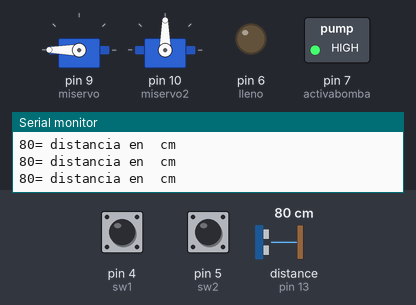
Recording of a sketch running on a simulated Arduino Uno, built with avr-gcc and run on an emulated ATmega328P. Parts: 2 × servo, switched loads named in the sketch (green lamp = pin HIGH), output pins drawn as LEDs (lit = HIGH), the last lines printed to the serial monitor. Wiring (inferred from the names in the program): ultrasonic range finder: trigger pin 12; echo pin 13. The inputs (shaded band) are chosen by the test bench; at power-on: distance to the obstacle (sensor on pin 13) 80 cm, pin 4 (sw1) LOW, pin 5 (sw2) LOW. The echo pulse lasts 58.3 µs per cm; pins used as bus, display or sensor lines are not drawn.

Above: at 1.3 s.
1.4 s: distance to the obstacle (sensor on pin 13) set to 2 cm
At 2.0 s:
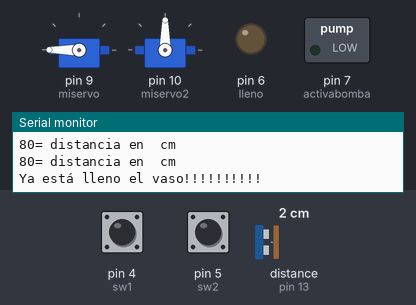
3.0 s: distance to the obstacle (sensor on pin 13) set to 8 cm
4.5 s: distance to the obstacle (sensor on pin 13) set to 11 cm
At 5.7 s:
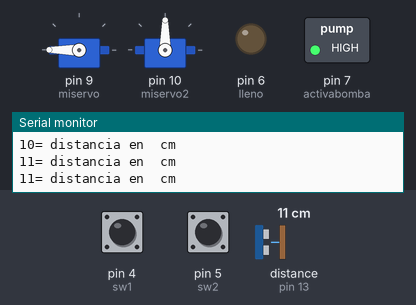
6.0 s: distance to the obstacle (sensor on pin 13) set to 4 cm
At 7.1 s:
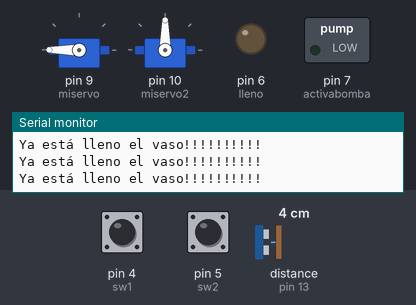
Timing chart, 0 to 8.5 s (numbered marks = the images above; inputs shaded):
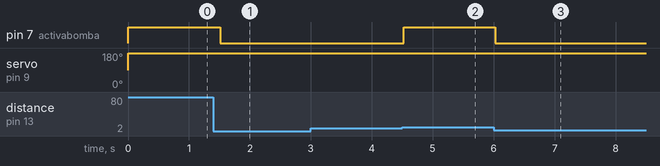

The sketch:

cafeteravfinal.ino
```cpp
#include <Servo.h>

/*
Conexiones:
 - TRIG al pin D12
 - ECHO al pin D13
*/


#define PIN_TRIG 12 // Es el pin donde conectas el trig
#define PIN_ECO  13 //Es el pin donde conectas el echo (PIN DIGITAL)

int presion=3;
int sw1=4;
int sw2=5;
int lleno=6;
int activabomba=7;
Servo miservo;
Servo miservo2;


void setup() {
  // Inicializacion de la comunicacion serial
  Serial.begin (9600);  //Empieza la comunicación serial ( lo necesitas para ver la distancia)

  //cuando lo corras le pones en HERRAMIENTAS  Y LUEGO LE PICAS EN MONITOR SERIE para que te esté diciendo todas las mediciones del sensor ultrasónico en tiempo real
  // Inicializacion de pines digitales
  pinMode(PIN_TRIG, OUTPUT); //Pones el pin del trigger como output para mandar la onda sonora
  pinMode(PIN_ECO, INPUT); //pones el pin de echo como input para recibir la onda sonora
  pinMode(presion, INPUT);
  pinMode(sw1,INPUT);
  pinMode(sw2,INPUT);
  pinMode(lleno,OUTPUT);
  pinMode(activabomba,OUTPUT);
  miservo.attach(9);
  miservo2.attach(10);
}

void loop() { //ciclo para que se repita todo el tiempo
  long duracion, distancia;  // Variables para sacar la duración y distancia del disparo

  /* Hacer el disparo */
  digitalWrite(PIN_TRIG, LOW);  //aquí te aseguras de tener el trigger sin disparo
  delayMicroseconds(2); //delay de tiempo ( osea una pausita)
  digitalWrite(PIN_TRIG, HIGH);  // Flanco ascendente. aquí mandas el disparo con el trigger osea el emisor
  delayMicroseconds(10);        // Duracion del pulso----- pausita
  digitalWrite(PIN_TRIG, LOW);  // Flanco descendente aquí apagas el trigger

  /* Recepcion del eco de respuesta */
  duracion = pulseIn(PIN_ECO, HIGH);  //aquí prendes el echo (receptor) para que reciba la información que mandó el trigger.

  /* Calculo de la distancia efectiva */
  distancia = (duracion/2) / 29; //con esta formula sacas la distancia en centímetros.

  if(digitalRead(sw1)==HIGH &&digitalRead(presion)==HIGH){
    //ACTIVO LOS SERVOS Y LA BOMBA CON RELE
   digitalWrite(activabomba,HIGH);
   delay(1000);
   miservo.write(180);
   delay(1000);
   miservo.write(0);
   delay(1000);
   miservo.write(180);


}
else{
  digitalWrite(activabomba,LOW);
  miservo.write(180);

}
  if(digitalRead(sw2)==HIGH &&digitalRead(presion)==HIGH){
    //ACTIVO LOS OTROS SERVOS Y LA BOMBA CON RELE
    digitalWrite(activabomba,HIGH);
    delay(7000);
    miservo2.write(0);
    delay(1000);
    miservo2.write(180);
    delay(1000);
    miservo2.write(0);

  }


else{
  digitalWrite(activabomba,LOW);
 miservo.write(180);
}
/* Imprimir resultados a la terminal serial */
  if (distancia <=8){
    Serial.println("Ya está lleno el vaso!!!!!!!!!!");
    digitalWrite(activabomba,LOW);

  }
  else {
    Serial.print(distancia);
    Serial.println("= distancia en  cm");
    digitalWrite(activabomba,HIGH);

  }

  // Retardo para disminuir la frecuencia de las lecturas
  delay(500);
}
```

Measured:
- the behaviour switches between 9 and 10 cm on distance to the obstacle (sensor on pin 13) (found by bisection; images 1 and 2)
- after the input at 1.4 s, pin 7 (activabomba): HIGH → LOW after 0.12 s
- after the input at 4.5 s, pin 7 (activabomba): LOW → HIGH at once
- after the input at 6.0 s, pin 7 (activabomba): HIGH → LOW at once
